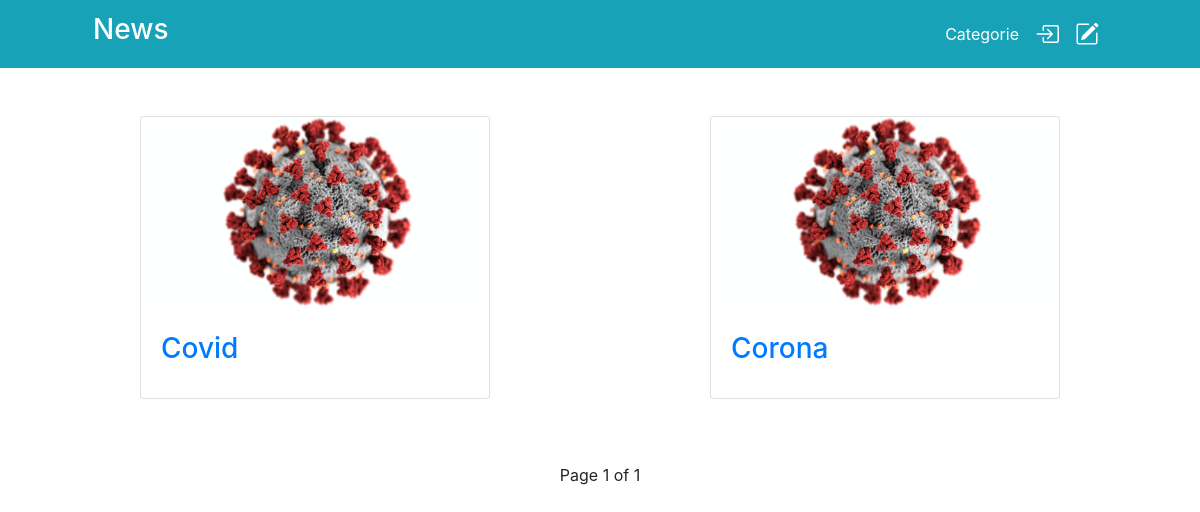
The page /category-list/ on the database its author committed.
### home/models.py (models this page shows, shortened)
class Category(models.Model):
    date_add = models.DateField(auto_now_add=True)
    name = models.CharField(max_length=50)
    img = models.ImageField(upload_to='static/img/category-img/')
    new = models.BooleanField(default=True)
    trending = models.BooleanField(default=False)
    class Meta:
        verbose_name = "Category"
        verbose_name_plural = "Categorys"
    def auto_not_new(self):
        if self.date_add < today:
            self.new = False
            self.save()
        else: pass
    def auto_not_trending(self):
        if self.date_add < today:
            self.trending = False
            self.save()
        else: pass

### home/views.py (the view)
# urls.py: path('category-list/', views.category_list, name='category-list'),
def category_list(request):
    get_data = Category.objects.all().order_by('-date_add')
    for i in get_data:
        i.auto_not_new()
        i.auto_not_trending()
    paginator = Paginator(get_data, 30)
    pageNum = request.GET.get('page')
    data_result = paginator.get_page(pageNum)
    return render(request, 'home/category-list.html', {
        'data': data_result,
    })

### templates/home/category-list.html (shortened to what this page needs)
{% extends 'base.html' %}
{% load static %}
{% block content %}
<div class="container my-5">
    <div class="row justify-content-around">
        {% for i in data %}
        <div class="col-md-4">
            <div class="card mb-3 mx-auto">
                <a href="../post-by-category/{{i.id}}/">
                    <img src="../{{ i.img }}" alt="" class="card-img-top">
                    <div class="card-body text-capitalize">
                        <h3 class="card-title">{{i.name|truncatechars:30}}</h3>
                    </div>
                </a>
            </div>
        </div>
        {% endfor %}
    </div>
</div>
<div class="container my-3">
    <div class="row">
        <div class="col text-center">
            <span>Page {{data.number}} of {{data.paginator.num_pages}}</span>
        </div>
    </div>
</div>
{% endblock content %}

### rows shown on the page
Category: img (picture), name "Covid"
Category: img (picture), name "Corona"

### other values the page prints
{{ data.number }} "1"
{{ data.paginator.num_pages }} "1"
